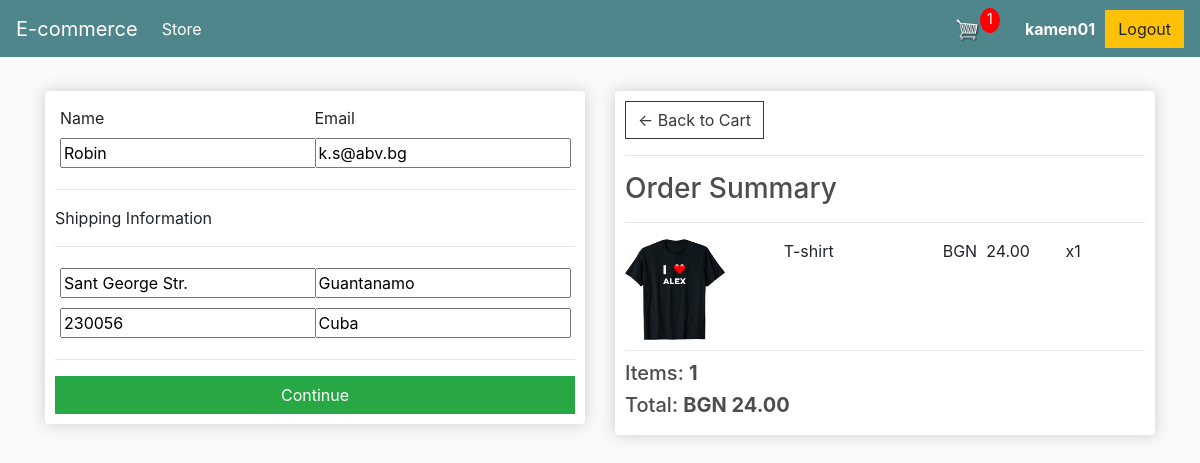
The page /checkout/ (signed in) on the database its author committed.
### ecommerce/store/models.py (models this page shows, shortened)
class Customer(models.Model):
    user = models.OneToOneField(User, on_delete=models.CASCADE)
    name = models.CharField(max_length=40, blank=True, null=True)
    email = models.EmailField(blank=True, null=True)

class Order(models.Model):
    customer = models.ForeignKey(Customer, on_delete=models.SET_NULL, null=True)
    date_ordered = models.DateTimeField(auto_now_add=True)
    complete = models.BooleanField(default=False)
    transaction_id = models.CharField(max_length=20, null=True, blank=True)
    @property
    def total_order_price(self):
        result = 0
        items = self.orderitem_set.all()
        for item in items:
            result += item.total_price
        return result

class OrderItem(models.Model):
    product = models.ForeignKey(Product, on_delete=models.DO_NOTHING)
    order = models.ForeignKey(Order, on_delete=models.CASCADE)
    quantity = models.IntegerField(default=0)
    data_added = models.DateTimeField(auto_now_add=True)
    @property
    def total_price(self):
        result = self.quantity*self.product.price
        return result

class ShippingAddress(models.Model):
    customer = models.ForeignKey(Customer, on_delete=models.CASCADE)
    order = models.ForeignKey(Order, on_delete=models.CASCADE)
    address = models.TextField(max_length=50, null=True, blank=True)
    country = models.CharField(max_length=20, null=True, blank=True)
    city = models.CharField(max_length=20, null=True, blank=True)
    zipcode = models.CharField(max_length=20, null=True, blank=True)
    date_added = models.DateTimeField(auto_now_add=True)

class Product(models.Model):
    name = models.CharField(max_length=20)
    price = models.FloatField()
    category = models.ForeignKey(Category, on_delete=models.CASCADE)
    image = models.ImageField(upload_to='static/images/', blank=True, null=True)
    description = models.TextField(max_length=400, null=True, blank=True)

### ecommerce/store/views.py (the view, shortened to what this page needs)
# urls.py: path('checkout/', checkout, name='checkout'),
def checkout(request):
    customer = request.user.customer
    order, created = Order.objects.get_or_create(customer=customer, complete=False)
    items = order.orderitem_set.all()
    shipping_address, created = ShippingAddress.objects.get_or_create(customer=customer, order=order)
    form = CustomerForm(instance=customer)
    form1 = ShippingAddressForm(instance=shipping_address)
    context = {
        'items': items,
        'order': order,
        'form': form,
        'form1': form1,
        'customer': customer,
    }
    return render(request, 'checkout.html', context)

### ecommerce/store/forms.py
class CustomerForm(forms.ModelForm):
    class Meta:
        model = Customer
        fields = ['name', 'email']
        widgets = {
            'name': forms.TextInput(attrs={'placeholder': 'name..'}),
            'email': forms.EmailInput(attrs={'placeholder': 'email..'})
        }

class ShippingAddressForm(forms.ModelForm):
    class Meta:
        model = ShippingAddress
        fields = ['address', 'country', 'zipcode', 'city']
        widgets = {
            'address': forms.TextInput(attrs={'placeholder': 'address...'}),
            'country': forms.TextInput(attrs={'placeholder': 'country...'}),
            'zipcode': forms.TextInput(attrs={'placeholder': 'zipcode...'}),
            'city': forms.TextInput(attrs={'placeholder': 'city...'})
        }

### ecommerce/store/templatetags/tags.py (called while the page is built)
@register.simple_tag
def total_order_items(request):
    result = 0
    if not request.user.is_authenticated:
        return result
    try:
        customer = request.user.customer
    except:
        return result
    order, created = Order.objects.get_or_create(customer=customer, complete=False)
    items = order.orderitem_set.all()
    if items:
        for item in items:
            result += item.quantity
    return result

### ecommerce/store/templates/checkout.html (shortened to what this page needs)
{% extends 'main.html' %}
{% load static %}
{% block content %}
    <div class="row">
        <div class="col-lg-6">
            <div class="box-element" id="form-wrapper">
                <form method="post" action="{% url 'checkout' %}">
                    <div id="user-info">
                        <div class="form-field">
                            <label style="display: block">Name</label>
                            {{ form.name }}
                        </div>
                        <div class="form-field">
                            <label style="display: block">Email</label>
                            {{ form.email }}
                        </div>
                    </div>
                    <div id="shipping info">
                        <hr>
                        <p>Shipping Information</p>
                        <hr>
                        <div class="form-field">
                            {{ form1.address }}
                        </div>
                        <div class="form-field">
                            {{ form1.city }}
                        </div>
                        <div class="form-field">
                            {{ form1.zipcode }}
                        </div>
                        <div class="form-field">
                            {{ form1.country }}
                        </div>
                    </div>
                    <hr>
                    <input id="form-button" class="btn btn-success btn-block" type="submit" value="Continue">
                </form>
            </div>
            <br>
        </div>
         <div class="col-lg-6">
            <div class="box-element">
                <a class="btn btn-outline-dark" href="{% url 'cart' %}">&#x2190; Back to Cart</a>
                <hr>
                <h3>Order Summary</h3>
                <hr>
                {% for item in items %}
                    <div class="cart-row">
                        <div style="flex: 2"><img class="row-image" src="{{item.product.image.url}}"></div>
                        <div style="flex: 2"><p>{{ item.product.name }}</p></div>
                        <p>BGN&nbsp;&nbsp;</p>
                        <div style="flex: 1"><p>{{ item.product.price|floatformat:2 }}</p></div>
                        <div style="flex: 1"><p>x{{ item.quantity }}</p></div>
                    </div>
                {% endfor %}
                <h5>Items:  <strong>{{ items|length }}</strong></h5>
                <h5>Total:  <strong>BGN {{ order.total_order_price|floatformat:2 }}</strong></h5>
            </div>
        </div>
    </div>
{% endblock %}

### templates/main.html (shortened to what this page needs)
{% load tags %}
<!DOCTYPE html>
{% load static %}
<html>
    <head>
        <link rel="stylesheet" href="https://stackpath.bootstrapcdn.com/bootstrap/4.4.1/css/bootstrap.min.css"
>
        <link rel="stylesheet" type="text/css" href="{% static 'css/main.css' %}">
     </head>
     <body>
     <nav class="navbar navbar-expand-lg navbar-dark bg-dark">
         <a class="navbar-brand" href="{% url 'store' %}">E-commerce</a>
         <div class="collapse navbar-collapse" id="navbarSupportedContent">
             <ul class="navbar-nav mr-auto">
                 <li class="nav-item active">
                     <a class="nav-link" href="{% url 'store' %}">Store <span class="sr-only">(current)</span></a>
                 </li>
             </ul>
         </div>
         <div class="form-inline my-2 my-lg-0">
             <a href="{% url 'cart' %}">
                 <img id="cart-icon" src="{% static 'images/cart.png' %}" alt="No Image">
             </a>
             <p id="cart-total">{% total_order_items request %}</p>
             <strong style="color: white; margin-right: 10px; margin-left: 25px;">{{ user }}</strong>
             {% if not user.is_authenticated %}
                <a href="{% url 'login' %}" class="btn btn-warning">Login</a>
             {% elif user.is_authenticated %}
                 <a href="{% url 'logout' %}" class="btn btn-warning">Logout</a>
             {% endif %}
         </div>
     </nav>
             <div class="container">
                    <br>
                    {% block content %}
                     {% endblock content %}
             </div>
     </body>
</html>

### static/css/main.css (style rules this page uses)
body { background-color: hsl(0, 0%, 98%); }
h1,h2,h3,h4,h5,h6 { color:hsl(0, 0%, 30%); }
.box-element { box-shadow:hsl(0, 0%, 80%) 0 0 16px; background-color: #fff; border-radius: 4px; padding: 10px; }
.bg-dark { background-color: #4f868c!important; }
#cart-icon { width:25px; display: inline-block; margin-left: 15px; }
#cart-total { display: block; text-align: center; color:#fff; background-color: red; width: 20px; height: 25px; border-radius: 50%; font-size: 14px; }
.col-lg-4, .col-lg-6, .col-lg-8, .col-lg-12 { margin-top: 10px; }
.btn { border-radius: 0; }
.row-image { width: 100px; }
.form-field { width:250px; display: inline-block; padding: 5px; }
.cart-row { display: flex; align-items: flex-stretch; padding-bottom: 10px; margin-bottom: 10px; border-bottom: 1px solid #ececec; }

### rows shown on the page
Customer: name "Robin", email "k.s@abv.bg"
ShippingAddress: address "Sant George Str.", city "Guantanamo", zipcode "230056", country "Cuba"
OrderItem: product.image (picture), product.name "T-shirt", product.price "24.00", quantity "1"
Order: total_order_price "24.00"

### other values the page prints
{{ user }} "kamen01"
{{ items|length }} "1"
